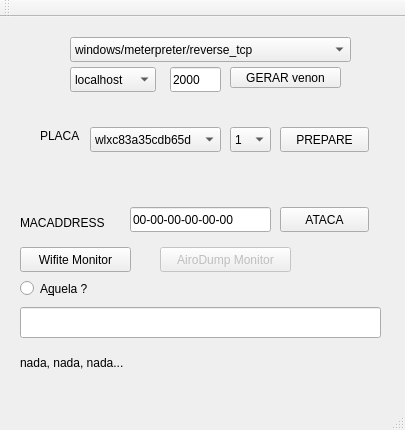
<?xml version="1.0" encoding="UTF-8"?>
<ui version="4.0">
 <class>FORM</class>
 <widget class="QMainWindow" name="FORM">
  <property name="geometry">
   <rect>
    <x>0</x>
    <y>0</y>
    <width>405</width>
    <height>430</height>
   </rect>
  </property>
  <property name="windowTitle">
   <string>Vermut Attack</string>
  </property>
  <property name="windowIcon">
   <iconset>
    <normaloff>../../../../../usr/share/icons/JavaNunesMate48/bsd1.png</normaloff>../../../../../usr/share/icons/JavaNunesMate48/bsd1.png</iconset>
  </property>
  <widget class="QWidget" name="centralWidget">
   <widget class="QComboBox" name="comboBox">
    <property name="geometry">
     <rect>
      <x>70</x>
      <y>20</y>
      <width>281</width>
      <height>25</height>
     </rect>
    </property>
    <item>
     <property name="text">
      <string>windows/meterpreter/reverse_tcp</string>
     </property>
    </item>
    <item>
     <property name="text">
      <string>windows/meterpreter/reverse_udp</string>
     </property>
    </item>
    <item>
     <property name="text">
      <string>linux/meterpreter/reverse_tcp</string>
     </property>
    </item>
    <item>
     <property name="text">
      <string>linux/meterpreter/reverse_udp</string>
     </property>
    </item>
    <item>
     <property name="text">
      <string>macosx/meterpreter/reverse_tcp</string>
     </property>
    </item>
   </widget>
   <widget class="QComboBox" name="comboBox_2">
    <property name="geometry">
     <rect>
      <x>70</x>
      <y>50</y>
      <width>86</width>
      <height>25</height>
     </rect>
    </property>
    <item>
     <property name="text">
      <string>localhost</string>
     </property>
    </item>
    <item>
     <property name="text">
      <string>192.168.0.5</string>
     </property>
    </item>
    <item>
     <property name="text">
      <string>168.168.1.6</string>
     </property>
    </item>
    <item>
     <property name="text">
      <string>127.0.0.1</string>
     </property>
    </item>
    <item>
     <property name="text">
      <string>200.204.0.249</string>
     </property>
    </item>
    <item>
     <property name="text">
      <string>49.88.112.66</string>
     </property>
    </item>
    <item>
     <property name="text">
      <string>124.238.113.126</string>
     </property>
    </item>
   </widget>
   <widget class="QLineEdit" name="lineEdit">
    <property name="geometry">
     <rect>
      <x>170</x>
      <y>50</y>
      <width>51</width>
      <height>25</height>
     </rect>
    </property>
    <property name="text">
     <string>2000</string>
    </property>
    <property name="maxLength">
     <number>5</number>
    </property>
   </widget>
   <widget class="QPushButton" name="pushButton">
    <property name="geometry">
     <rect>
      <x>230</x>
      <y>50</y>
      <width>111</width>
      <height>21</height>
     </rect>
    </property>
    <property name="text">
     <string>GERAR venon</string>
    </property>
   </widget>
   <widget class="QLabel" name="labelAvisos">
    <property name="geometry">
     <rect>
      <x>20</x>
      <y>330</y>
      <width>371</width>
      <height>31</height>
     </rect>
    </property>
    <property name="text">
     <string>nada, nada, nada...</string>
    </property>
   </widget>
   <widget class="QLabel" name="labelMac">
    <property name="geometry">
     <rect>
      <x>20</x>
      <y>190</y>
      <width>111</width>
      <height>31</height>
     </rect>
    </property>
    <property name="text">
     <string>MACADDRESS</string>
    </property>
   </widget>
   <widget class="QLineEdit" name="lineTextMacBSSID">
    <property name="geometry">
     <rect>
      <x>130</x>
      <y>190</y>
      <width>141</width>
      <height>25</height>
     </rect>
    </property>
    <property name="text">
     <string>00-00-00-00-00-00</string>
    </property>
    <property name="maxLength">
     <number>17</number>
    </property>
   </widget>
   <widget class="QPushButton" name="botaoAtaque">
    <property name="geometry">
     <rect>
      <x>280</x>
      <y>190</y>
      <width>89</width>
      <height>25</height>
     </rect>
    </property>
    <property name="text">
     <string>ATACA</string>
    </property>
   </widget>
   <widget class="QComboBox" name="comboPlacas">
    <property name="geometry">
     <rect>
      <x>90</x>
      <y>110</y>
      <width>131</width>
      <height>25</height>
     </rect>
    </property>
    <item>
     <property name="text">
      <string>wlxc83a35cdb65d</string>
     </property>
    </item>
    <item>
     <property name="text">
      <string>wlp2s0</string>
     </property>
    </item>
    <item>
     <property name="text">
      <string>wlan0</string>
     </property>
    </item>
    <item>
     <property name="text">
      <string>run0</string>
     </property>
    </item>
    <item>
     <property name="text">
      <string>enp1s0</string>
     </property>
    </item>
   </widget>
   <widget class="QLabel" name="label">
    <property name="geometry">
     <rect>
      <x>40</x>
      <y>110</y>
      <width>51</width>
      <height>17</height>
     </rect>
    </property>
    <property name="text">
     <string>PLACA</string>
    </property>
   </widget>
   <widget class="QPushButton" name="butaoPrepare">
    <property name="geometry">
     <rect>
      <x>280</x>
      <y>110</y>
      <width>89</width>
      <height>25</height>
     </rect>
    </property>
    <property name="text">
     <string>PREPARE</string>
    </property>
   </widget>
   <widget class="QComboBox" name="comboCanal">
    <property name="geometry">
     <rect>
      <x>230</x>
      <y>110</y>
      <width>41</width>
      <height>25</height>
     </rect>
    </property>
    <item>
     <property name="text">
      <string>1</string>
     </property>
    </item>
    <item>
     <property name="text">
      <string>2</string>
     </property>
    </item>
    <item>
     <property name="text">
      <string>3</string>
     </property>
    </item>
    <item>
     <property name="text">
      <string>4</string>
     </property>
    </item>
    <item>
     <property name="text">
      <string>5</string>
     </property>
    </item>
    <item>
     <property name="text">
      <string>6</string>
     </property>
    </item>
    <item>
     <property name="text">
      <string>7</string>
     </property>
    </item>
    <item>
     <property name="text">
      <string>8</string>
     </property>
    </item>
    <item>
     <property name="text">
      <string>9</string>
     </property>
    </item>
    <item>
     <property name="text">
      <string>10</string>
     </property>
    </item>
    <item>
     <property name="text">
      <string>11</string>
     </property>
    </item>
    <item>
     <property name="text">
      <string>12</string>
     </property>
    </item>
    <item>
     <property name="text">
      <string>13</string>
     </property>
    </item>
    <item>
     <property name="text">
      <string>14</string>
     </property>
    </item>
   </widget>
   <widget class="QPushButton" name="buttonWifite">
    <property name="geometry">
     <rect>
      <x>20</x>
      <y>230</y>
      <width>111</width>
      <height>25</height>
     </rect>
    </property>
    <property name="text">
     <string>Wifite Monitor</string>
    </property>
   </widget>
   <widget class="QPushButton" name="buttonAirodump">
    <property name="enabled">
     <bool>false</bool>
    </property>
    <property name="geometry">
     <rect>
      <x>160</x>
      <y>230</y>
      <width>131</width>
      <height>25</height>
     </rect>
    </property>
    <property name="text">
     <string>AiroDump Monitor</string>
    </property>
   </widget>
   <widget class="QLineEdit" name="labelAvisosTextos">
    <property name="geometry">
     <rect>
      <x>20</x>
      <y>290</y>
      <width>361</width>
      <height>31</height>
     </rect>
    </property>
   </widget>
   <widget class="QRadioButton" name="radioButton">
    <property name="geometry">
     <rect>
      <x>20</x>
      <y>260</y>
      <width>106</width>
      <height>23</height>
     </rect>
    </property>
    <property name="text">
     <string>A&amp;quela ?</string>
    </property>
   </widget>
  </widget>
  <widget class="QMenuBar" name="menuBar">
   <property name="geometry">
    <rect>
     <x>0</x>
     <y>0</y>
     <width>405</width>
     <height>22</height>
    </rect>
   </property>
  </widget>
  <widget class="QToolBar" name="mainToolBar">
   <attribute name="toolBarArea">
    <enum>TopToolBarArea</enum>
   </attribute>
   <attribute name="toolBarBreak">
    <bool>false</bool>
   </attribute>
  </widget>
  <widget class="QStatusBar" name="statusBar"/>
 </widget>
 <layoutdefault spacing="6" margin="11"/>
 <resources/>
 <connections/>
</ui>
